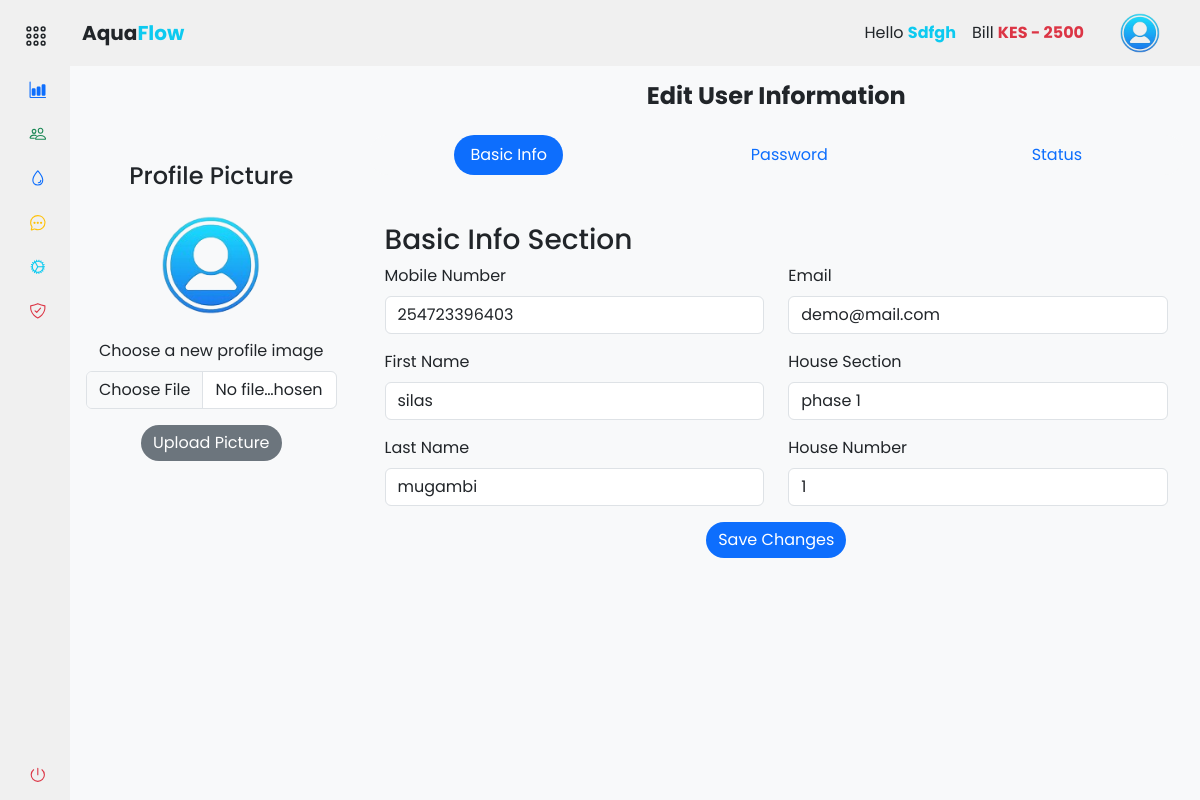
Screenshot of /accounts/people/edit_user/1 (signed in) with the database file from the repository.
### app/backend/models/user.py (models this page shows, shortened)
class User(db.Model, UserMixin):
    id = db.Column(db.Integer, primary_key=True)
    mobile_number = db.Column(db.String(20), unique=True, nullable=False)
    password_hash = db.Column(db.String(128), nullable=False)
    first_name = db.Column(db.String(50))
    last_name = db.Column(db.String(50))
    email = db.Column(db.String(120))
    house_section = db.Column(db.String(50))
    house_number = db.Column(db.String(20))
    profile_image = db.Column(db.String(255))
    is_active = db.Column(db.Boolean, default=True)
    is_admin = db.Column(db.Boolean, default=False)
    meter_readings = db.relationship('MeterReading', backref='user', lazy=True)
    payments = db.relationship('Payment', backref='user', lazy=True)

### app/backend/accounts/people/routes.py (the view, shortened to what this page needs)
@people_bp.route('/edit_user/<int:user_id>', methods=['GET', 'POST'])
@login_required
def edit_user(user_id):
    user = User.query.get_or_404(user_id)
    form = EditUserForm(request.form, obj=user)
    form.populate_house_sections()
    return render_template('accounts/edit_people.html', user=user, form=form, hide_footer=True)

### app/backend/accounts/accounts_context.py (called while the page is built)
def accounts_context():
    people = 'silas'
    bill = int('2500')
    return {'people': people, 'bill': bill}

def inject_now():
    return {'now': datetime.utcnow() + timedelta(hours=3)}

### app/backend/accounts/people/forms.py (called while the page is built)
    def populate_house_sections(self):
        settings = Settings.query.first()
        if settings and settings.house_sections:
            current_house_section = self.house_section.data
            self.house_section.choices = [(section, section) for section in settings.house_sections.split(',')]
            self.house_section.data = current_house_section

### app/assets/templates/accounts/edit_people.html (shortened to what this page needs)
{% extends "base.html" %} {% block content %}
<div class="container-fluid">
  <div class="row">
    <div class="col-md-3 mt-5 px-3">
      <div class="text-center mt-5 position-relative">
        <h4 class="mb-4">Profile Picture</h4>
        <div class="mb-4">
          <img
            src="{{ user.profile_image or url_for('static', filename='images/user.png') }}"
            alt="{{ user.first_name.title() }}'s Profile Image"
            class="rounded-circle img-fluid profile-image"
            style="width: 100px; height: 100px; object-fit: cover"
          />
        </div>
        <form
          class="mb-5"
          method="POST"
          action="{{ url_for('accounts.people.edit_profile_picture') }}"
          enctype="multipart/form-data"
        >
          <div class="mb-3">
            <label for="profileImage" class="form-label"
              >Choose a new profile image</label
            >
            <input
              type="file"
              class="form-control"
              id="profileImage"
              name="profile_image"
              accept=".jpg, .jpeg, .png"
              required
            />
          </div>
          <button
            type="submit"
            class="btn btn-secondary btn-block rounded-pill"
          >
            Upload Picture
          </button>
        </form>
      </div>
    </div>
    <div class="col-md-9 mt-3 px-3">
      <div for="editUserForm" class="form-label text-center mb-4">
        <h3 class="h4 text-dark fw-bold">Edit User Information</h3>
      </div>
      <form
        method="POST"
        action="{{ url_for('accounts.people.edit_user', user_id=user.id) }}"
      >
        <ul
          class="nav nav-pills justify-content-around border-0 bg-light rounded-pill mb-5"
          id="editUserTabs"
          role="tablist"
        >
          <li class="nav-item" role="presentation">
            <a
              class="nav-link rounded-pill active"
              id="basicInfo-tab"
              data-bs-toggle="tab"
              href="#basicInfo"
              role="tab"
              aria-controls="basicInfo"
              aria-selected="true"
            >
              Basic Info
            </a>
          </li>
          <li class="nav-item" role="presentation">
            <a
              class="nav-link rounded-pill"
              id="password-tab"
              data-bs-toggle="tab"
              href="#password"
              role="tab"
              aria-controls="password"
              aria-selected="false"
            >
              Password
            </a>
          </li>
          <li class="nav-item" role="presentation">
            <a
              class="nav-link rounded-pill"
              id="status-tab"
              data-bs-toggle="tab"
              href="#status"
              role="tab"
              aria-controls="status"
              aria-selected="false"
            >
              Status
            </a>
          </li>
        </ul>
        <div class="tab-content" id="editUserTabsContent">
          <div
            class="px-3 tab-pane fade show active"
            id="basicInfo"
            role="tabpanel"
            aria-labelledby="basicInfo-tab"
          >
            <h3>Basic Info Section</h3>
            <div class="row">
              <div class="col-md-6">
                <div class="mb-3">
                  {{ form.mobile_number.label(class="form-label") }} {{
                  form.mobile_number(class="form-control", required=true) }}
                </div>
                <div class="mb-3">
                  {{ form.first_name.label(class="form-label") }} {{
                  form.first_name(class="form-control") }}
                </div>
                <div class="mb-3">
                  {{ form.last_name.label(class="form-label") }} {{
                  form.last_name(class="form-control") }}
                </div>
              </div>
              <div class="col-md-6">
                <div class="mb-3">
                  {{ form.email.label(class="form-label") }} {{
                  form.email(class="form-control") }}
                </div>
                <div class="mb-3">
                  {{ form.house_section.label(class="form-label") }} {{
                  form.house_section(class="form-control") }}
                </div>
                <div class="mb-3">
                  {{ form.house_number.label(class="form-label") }} {{
                  form.house_number(class="form-control") }}
                </div>
              </div>
            </div>
          </div>
        </div>
        <div class="text-center">
          <button type="submit" class="btn btn-primary btn-block rounded-pill">
            Save Changes
          </button>
        </div>
      </form>
    </div>
  </div>
</div>
{% endblock %}

### app/assets/templates/components/navbar.html (shortened to what this page needs)
{% if not hide_navbar %}
<header id="navbar" class="navbar navbar-expand-lg sticky-sm-top">
  <div class="container-fluid">
    <a
      class="navbar-brand text-dark text-center d-flex align-items-center fw-bold"
      href="#"
    >
      Aqua<span class="text-info">Flow</span>
    </a>
    <div class="collapse navbar-collapse" id="navbarToggler">
      <div class="d-flex align-items-center ms-auto">
         {% if current_user.is_authenticated %}
        <ul class="navbar-nav me-3">
          <li class="nav-item">
            <a class="nav-link text-dark">
              Hello
              <span class="text-info fw-bold"
                >{{ current_user.first_name.title() }}</span
              >
            </a>
          </li>
          <li class="nav-item">
            <a class="nav-link text-dark">
              Bill
              <span
                class="fw-bold {% if bill > 0 %}text-danger{% else %}text-success{% endif %}"
                >KES {% if bill > 0 %}-{% endif %} {{ bill }}</span
              >
            </a>
          </li>
        </ul>
        <div class="btn-group">
          <button
            type="button"
            class="btn navbar-brand rounded-circle border-0"
            data-bs-toggle="dropdown"
            aria-expanded="false"
          >
            <img
              src="{{ url_for('static', filename='images/user.png') }}"
              alt="logo image"
              height="40px"
              width="40px"
            />
          </button>
        </div>
        {% endif %}
      </div>
    </div>
  </div>
</header>
{% endif %}

### app/assets/static/css/styles.css (style rules this page uses)
a { text-decoration: none; }
li { list-style: none; }
button { border: none !important; outline: none; }
body { font-family: "Poppins", sans-serif; }
.navbar, #sidebar { background-color: #f0f0f0; z-index: 1000; }

### rows the page displays
User: first_name "Sdfgh"
User: mobile_number "254723396403", first_name "silas", last_name "mugambi", email "demo@mail.com", house_section "phase 1", house_number "1"

### other values shown
{{ bill }} "2500"
